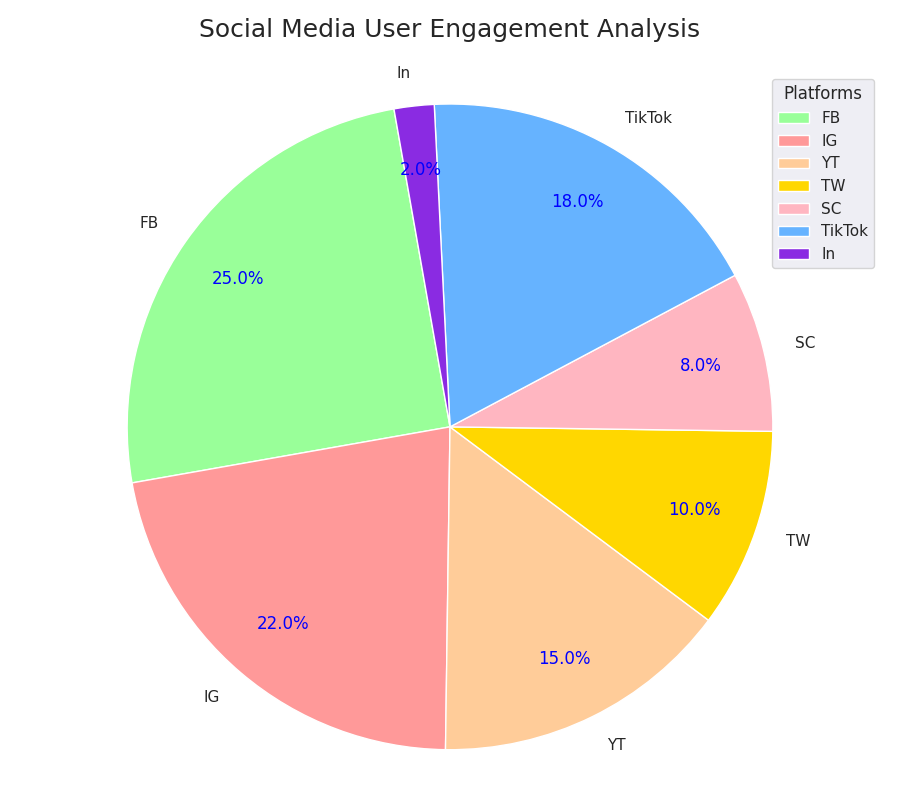

Here is the Python script that generated this plot:
import matplotlib.pyplot as plt

platforms = ['FB', 'IG', 'YT', 'TW', 'SC', 'TikTok', 'In']
user_percentages = [25, 22, 15, 10, 8, 18, 2]
colors = ['#99FF99', '#FF9999', '#FFCC99', '#FFD700', '#FFB6C1', '#66B3FF', '#8A2BE2']

plt.figure(figsize=(9, 8))  # Slightly altered figure size
wedges, texts, autotexts = plt.pie(
    user_percentages, 
    labels=platforms, 
    colors=colors, 
    startangle=100,  # Changed the start angle
    autopct='%1.1f%%', 
    pctdistance=0.80  # Slightly adjust the text position
)

# Iterate over the labels to alter styles randomly
for autotext in autotexts:
    autotext.set_color('blue')  # Alter color from black to blue
    autotext.set_fontweight('normal')  # Change weight from bold to normal

plt.title('Social Media User Engagement Analysis', fontsize=18, fontweight='normal', pad=25)

# Changed legend style
plt.legend(wedges, platforms, title='Platforms', loc='upper right', bbox_to_anchor=(1, 1))

plt.grid(True, linestyle='--', linewidth=0.5)  # Added grid with dashed lines

plt.axis('equal')
plt.tight_layout()
plt.show()
